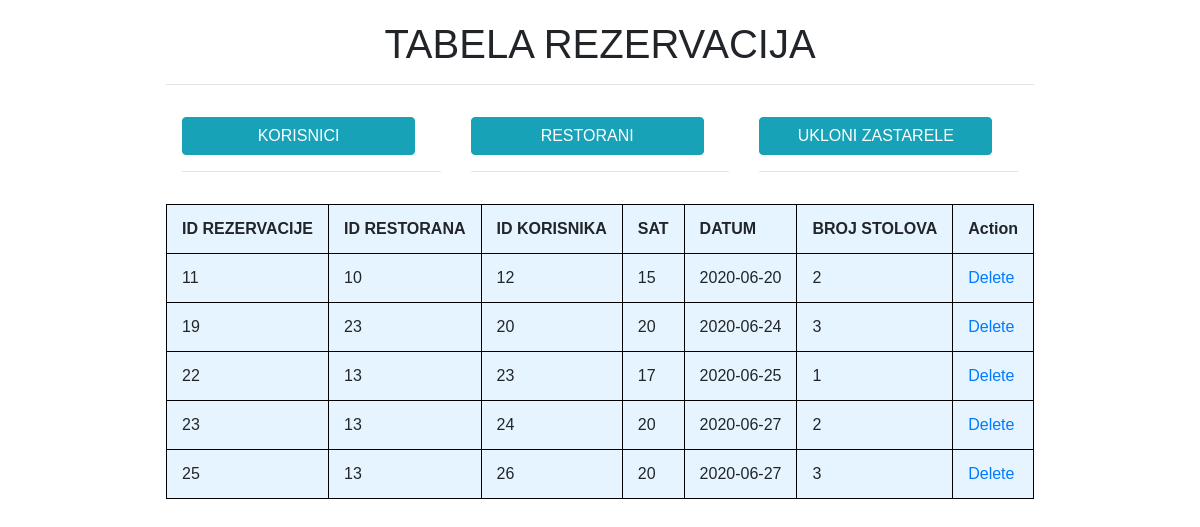
Page /admin/rezervacija.php on the committed database.
### tables this page shows
CREATE TABLE `rezervacija` (
  `id_rezervacije` bigint(20) NOT NULL,
  `id_restorana` int(11) NOT NULL,
  `id_korisnika` int(11) NOT NULL,
  `sat` int(11) NOT NULL,
  `datum` date DEFAULT NULL,
  `broj_stolova` int(11) DEFAULT NULL
);

### admin/db.php (called while the page is built, shortened)
<?php
function selectRezervacija(mysqli $db){
    $data = [];
    $sql = 'select * from rezervacija';
    $result = $db->query($sql);
    if ($result->num_rows > 0){
        while($row = $result->fetch_assoc()){
            $data[] = $row;
        }
    }
    return $data;
}

### admin/rezervacija.php (the view, shortened to what this page needs)
<?php
require_once 'db.php';
$db = connect(DB_HOST, DB_NAME, DB_USERNAME, DB_PASSWORD);
$records = selectRezervacija($db);
?>
<html>
	<head>
    <link rel="stylesheet" href="https://maxcdn.bootstrapcdn.com/bootstrap/4.5.0/css/bootstrap.min.css">
    <link rel="stylesheet" type="text/css" href="style.css">
    </head>
   	<body>
        <h1> TABELA REZERVACIJA</h1>
        <hr>
      		<table>
              	<thead>
                    <tr>
                        <th>ID REZERVACIJE</th>
                        <th>ID RESTORANA</th>
                   		  <th>ID KORISNIKA</th>
                        <th>SAT</th>
                        <th>DATUM</th>
                        <th>BROJ STOLOVA</th>
                        <th>Action</th>
                    </tr>
             	</thead>
            	<tbody>
                    <?php
                    if(count($records) > 0):
                    	foreach($records as $record):
                    		?>
                    		<tr>
                    			<td><?php echo $record['id_rezervacije'];?></td>
                          <td><?php echo $record['id_restorana'];?></td>
                          <td><?php echo $record['id_korisnika'];?></td>
                          <td><?php echo $record['sat'];?></td>
                          <td><?php echo $record['datum'];?></td>
                    			<td><?php echo $record['broj_stolova'];?></td>
                    			<td><a href="delete.php?id=<?php echo $record['id_rezervacije'];?>&location=<?php echo "rezervacija.php";?>">Delete</a></td>
                    		</tr>
                    		<?php
                    	endforeach;
                    else :
                    ?>
                    <tr>
              	        <td colspan = "5">Cannot find any records </td>
                    </tr>
                    <?php endif ?>
                </tbody>
                <div class="container">
                  <div class="row">
                      <div class="col-4">
                        <a href="korisnik.php"><input class="btn btn-info" value="KORISNICI"></a>
                      <hr>
                      </div>
                      <div class="col-4">
                        <a href="restoran.php"><input class="btn btn-info" value="RESTORANI"></a>
                      <hr>
                      </div>
                      <div class="col-4">
                        <a href="deleteOldReservations.php"><input class="btn btn-info" value="UKLONI ZASTARELE"></a>
                      <hr>
                      </div>
                  </div>
                </div>
    </body>
</html>

### admin/style.css (style rules this page uses)
body { font-family: Arial, Helvetica, sans-serif; display: table-cell; vertical-align: top; padding-top: 20px; display: inline-block; margin: 0px auto; }
.container { padding: 16px; }
table, th, td { border: 1px solid black; padding: 15px; background-color: #e6f4ff; }
h1 { text-align: center; }
html { display: table; margin: auto; }

### rows in the picture
rezervacija: id_rezervacije "11", id_restorana "10", id_korisnika "12", sat "15", datum "2020-06-20", broj_stolova "2"
rezervacija: id_rezervacije "19", id_restorana "23", id_korisnika "20", sat "20", datum "2020-06-24", broj_stolova "3"
rezervacija: id_rezervacije "22", id_restorana "13", id_korisnika "23", sat "17", datum "2020-06-25", broj_stolova "1"
rezervacija: id_rezervacije "23", id_restorana "13", id_korisnika "24", sat "20", datum "2020-06-27", broj_stolova "2"
rezervacija: id_rezervacije "25", id_restorana "13", id_korisnika "26", sat "20", datum "2020-06-27", broj_stolova "3"
